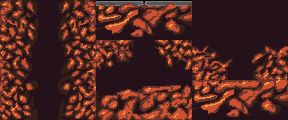

The image is a tile-based game level rendered from a .tmx file. Its description and source (layers, tilesets, objects; grid data summarised) follow:
An orthogonal 3x3 tile map with 96x40 px tiles, 1 tile layer (Tile Layer 1).

<map version="1.2" tiledversion="2019.08.14" orientation="orthogonal" renderorder="right-down" compressionlevel="0" width="3" height="3" tilewidth="96" tileheight="40" infinite="0" nextlayerid="2" nextobjectid="1">
 <tileset firstgid="1" name="astrotiles" tilewidth="96" tileheight="120" tilecount="7" columns="0">
  <grid orientation="orthogonal" width="1" height="1" />
  <tile id="0">
   <image width="96" height="40" source="industrialised_asteroid_up.png" />
  </tile>
  <tile id="1">
   <image width="96" height="40" source="basic_asteroid_dark.png" />
  </tile>
  <tile id="2">
   <image width="96" height="40" source="basic_asteroid_lower_connector.png" />
  </tile>
  <tile id="3">
   <image width="96" height="40" source="basic_asteroid_upper_connector.png" />
  </tile>
  <tile id="4">
   <image width="96" height="120" source="basic_asteroid_vertical.png" />
  </tile>
  <tile id="5">
   <image width="96" height="40" source="basic_asteroid_down.png" />
  </tile>
  <tile id="6">
   <image width="96" height="40" source="basic_asteroid_up.png" />
  </tile>
 </tileset>
 <layer id="1" name="Tile Layer 1" width="3" height="3">
  <data>[9 cells, 7 non-empty, 7 distinct tile ids]</data>
 </layer>
</map>